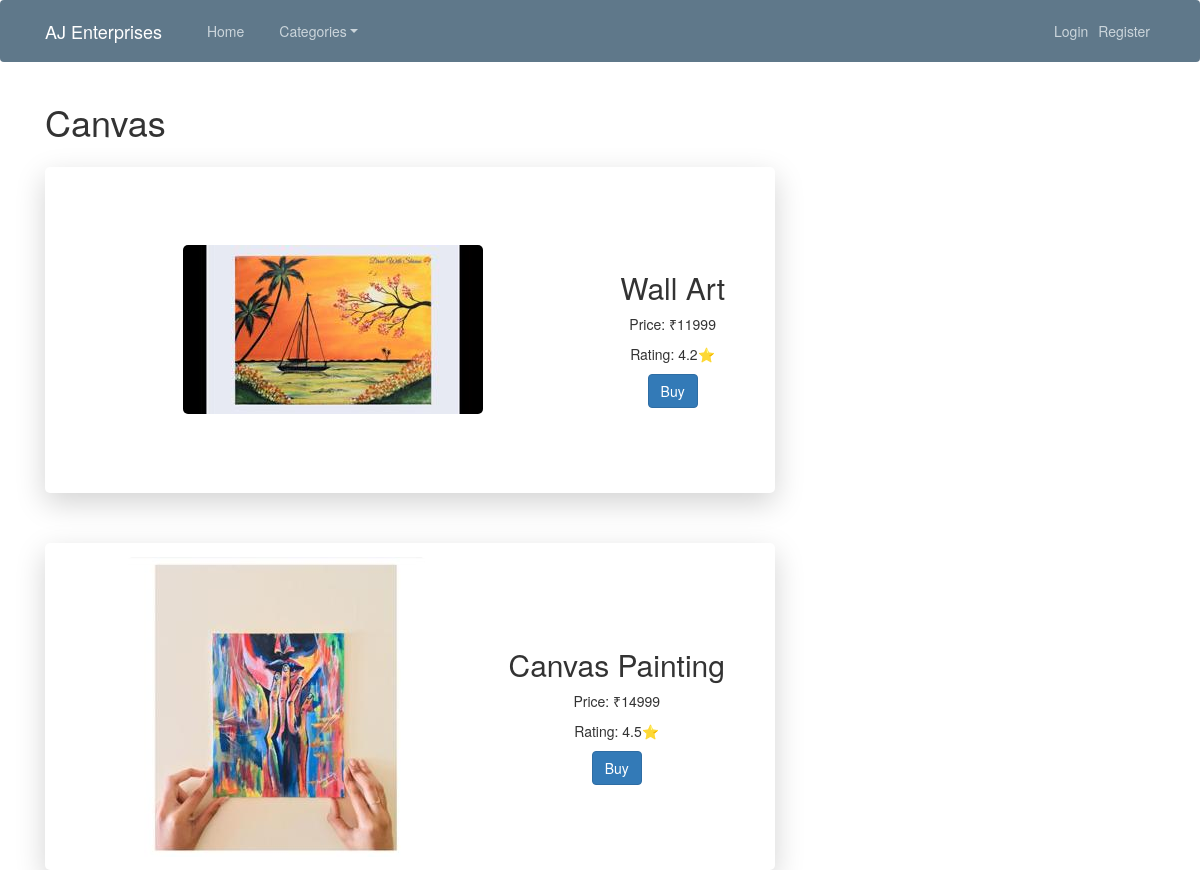
/canvas/, run on the app's committed database.
### jag/models.py (models this page shows, shortened)
class Canvas(models.Model):
    name = models.CharField(max_length = 40)
    price = models.IntegerField()
    rating = models.FloatField(blank=True, null = True)
    quantity = models.IntegerField(blank=True)
    image=models.ImageField(default='default.jpg', upload_to='canvas_pics')

### jag/views.py (the view)
# urls.py: path('canvas/', views.canvas, name='jag-canvas'),
def canvas(request):
    context={
        'canvass': Canvas.objects.all()
    }
    return render(request, 'jag/canvas.html', context)

### jag/templates/jag/canvas.html
{% extends "jag/base.html" %}
{% block content %}
<h1>Canvas</h1>
    {% for canvas in canvass %}
        <div class="flex flex-warp text-center bg-white rounded-lg shadow-lg items-center justify-center mt-10 mb-20" style="height: 50%;">
            <img class="res-image mx-auto object-cover rounded-lg" src="{{ canvas.image.url }}" alt="Image here">
            <div class="flex flex-col items-center justify-center">
                <h2 class="mr-20">{{ canvas.name }}</h2>
                <p class="mr-20">Price: ₹{{ canvas.price }}</p>
                <p class="mr-20">Rating: {{ canvas.rating }}⭐</p>
                <a href="/ordered"><button type="button" class="btn btn-primary mr-20" >Buy</button></a>
            </div>
        </div>
    {% endfor %}
{% endblock content %}

### jag/static/jag/main.css (style rules this page uses)
body { background: #fafafa; color: #333333; margin-top: 5rem; }
h1, h2, h3, h4, h5, h6 { color: #444444; }

### data on the page
Canvas: image (picture), name "Wall Art", price "11999", rating "4.2"
Canvas: image (picture), name "Canvas Painting", price "14999", rating "4.5"
